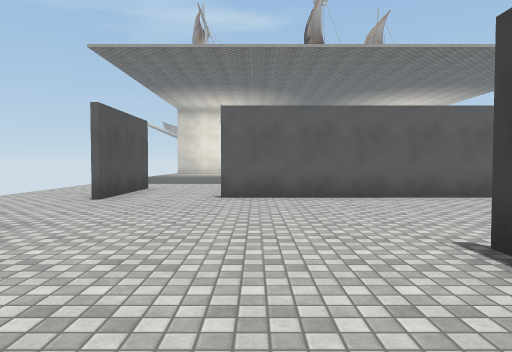
View 1 (above)

14 first-person views from a walk through a scene from a Unity 3-D project. The camera is 1.3 m above the floor, tilts 2° down and sees 70° across. The floor is counted in squares, 2 m on a side. Each view is taken from the middle of a square. On the plan, view 1 faces up. The plan holds only what a view shows up to about 11 squares ahead; the rest is blank. The place goes on beyond the plan. The player character is not drawn. Some animated figures are not drawn. Some surface patterns are stand-ins.

View 2
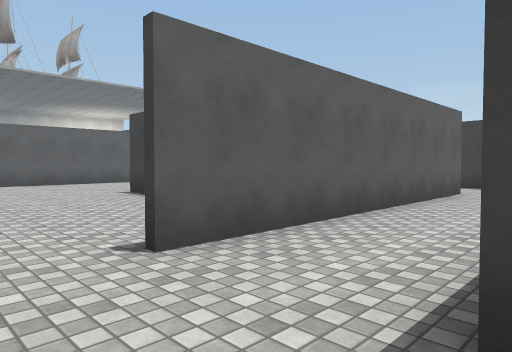

View 3
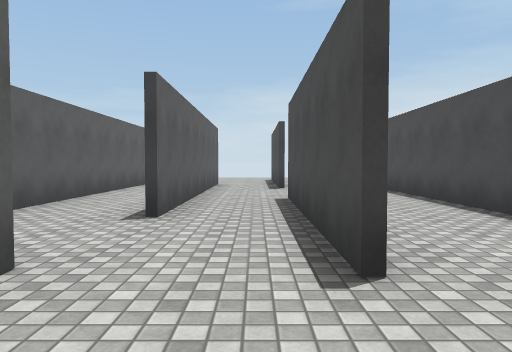

View 4
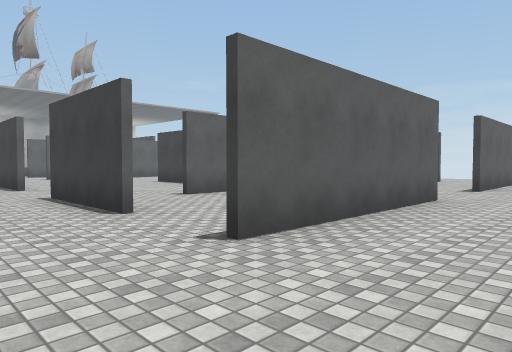

View 5
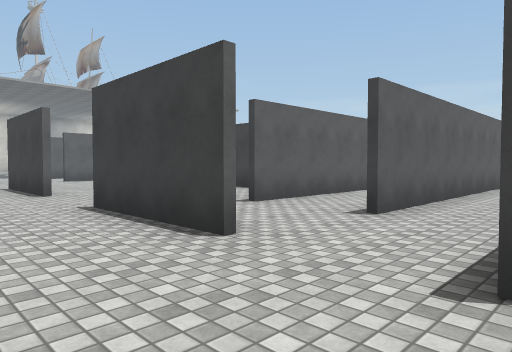

View 6
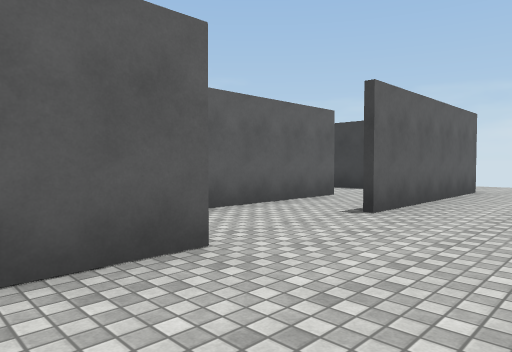

View 7
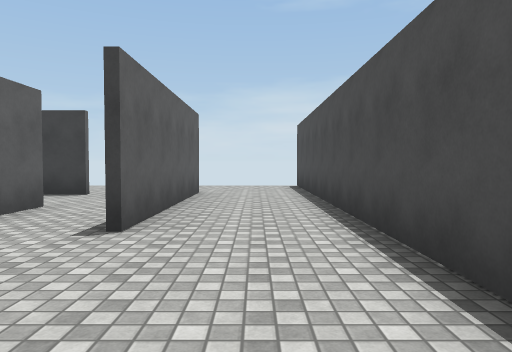

View 8
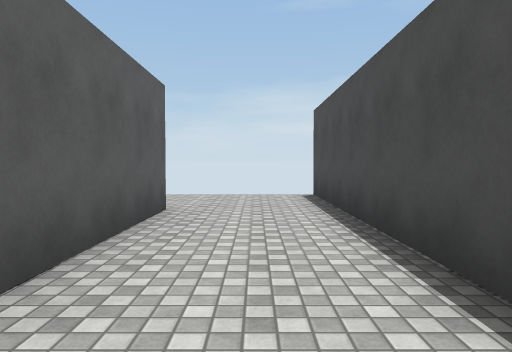

View 9
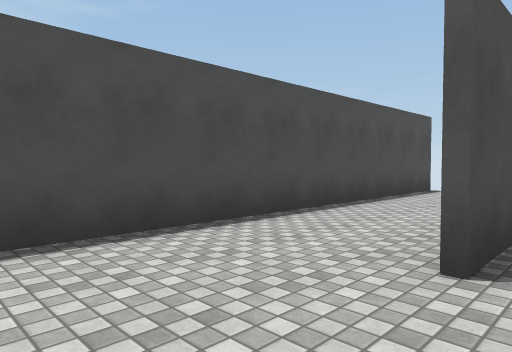

View 10
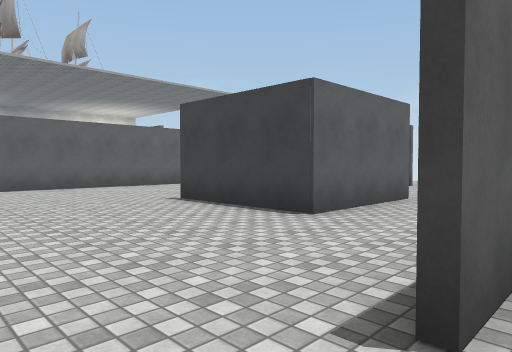

View 11
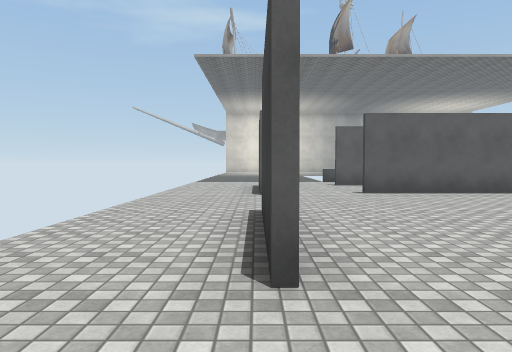

View 12
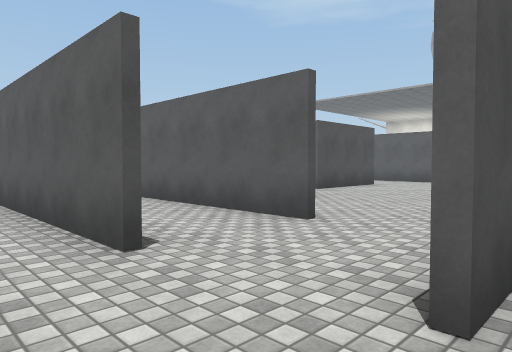

View 13
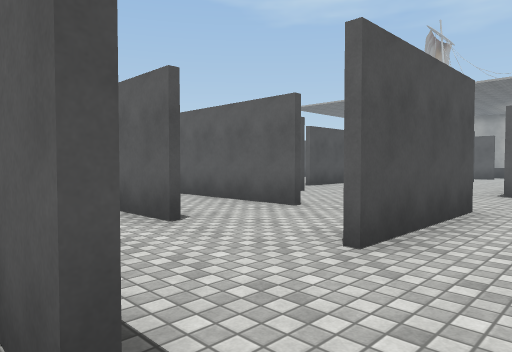

View 14
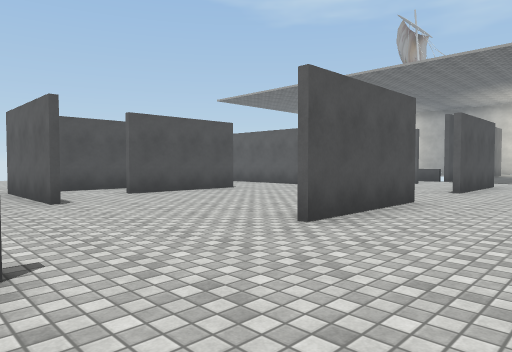

### Floor plan
Points are (right, up) in squares from view 1. A wall is a line through its corners. A room is listed if a view was taken in it or the views show most of it. See-through windows are left out.
Room 1 (views 1, 2, 3, 4, 5, 6, 7, 8, 9, 10, 11)
walls: (-2.9, -4.6) (-2.9, -1.5); (1.8, -6.7) (-3, -6.7); (-3, -6.6) (1.8, -6.6); (-2.9, 0.9) (-2.9, 3.9); (4.8, -0.2) (1.8, -0.2) (1.8, 2.8); (4.8, -6.6) (5.9, -6.6); (6.5, -2.6) (-0.7, -2.6); (6.5, -4.8) (-0.7, -4.8); (-5, -9.2) (11.5, -9.2); (8.5, -4.6) (8.5, -2); (9.1, -6.7) (4.4, -6.7); (2.5, 6.9) (-0.7, 6.9)
ways out: opening at (-4.5, 6.5) to room 2; opening at (-1.5, 7) to room 2; opening at (3, 5.5) to room 2; opening at (5, -1) to room 2; opening at (7, -2) to room 2; opening at (8, -5.5) to room 2; opening at (10.5, -7) to room 2
Room 2 (views 12, 13, 14)
walls: (8.6, 9.6) (8.6, 6.5); (4.5, 6.9) (2.5, 6.9); (0.1, 9.7) (-0.8, 9.7); (3.6, 4.6) (3.6, 1.5); (8.6, 4.3) (8.6, 1.1); (-2.8, 9.5) (-2.8, 6.4); (1.9, 2.4) (1.9, 0.8); (8.6, -1.5) (8.6, -4.6)
ways out: opening at (-4.5, 6.5) to room 1; opening at (-1.5, 7) to room 1; opening at (3, 5.5) to room 1; opening at (5, -1) to room 1; opening at (7, -2) to room 1; opening at (8, -5.5) to room 1; opening at (10.5, -7) to room 1

Positions as (right, up) in squares from view 1, and headings:
1: (0, 0), facing up
2: (-2, -5), facing up-right
3: (-5, -6), facing right
4: (-5, -9), facing up-right
5: (-5, -7), facing up-right
6: (0, -9), facing up-right
7: (1, -8), facing right
8: (4, -8), facing right
9: (4, -6), facing down-left
10: (-2, -3), facing up-right
11: (-3, -1), facing up
12: (9, -6), facing up-left
13: (10, -7), facing up-left
14: (11, -2), facing up-left
